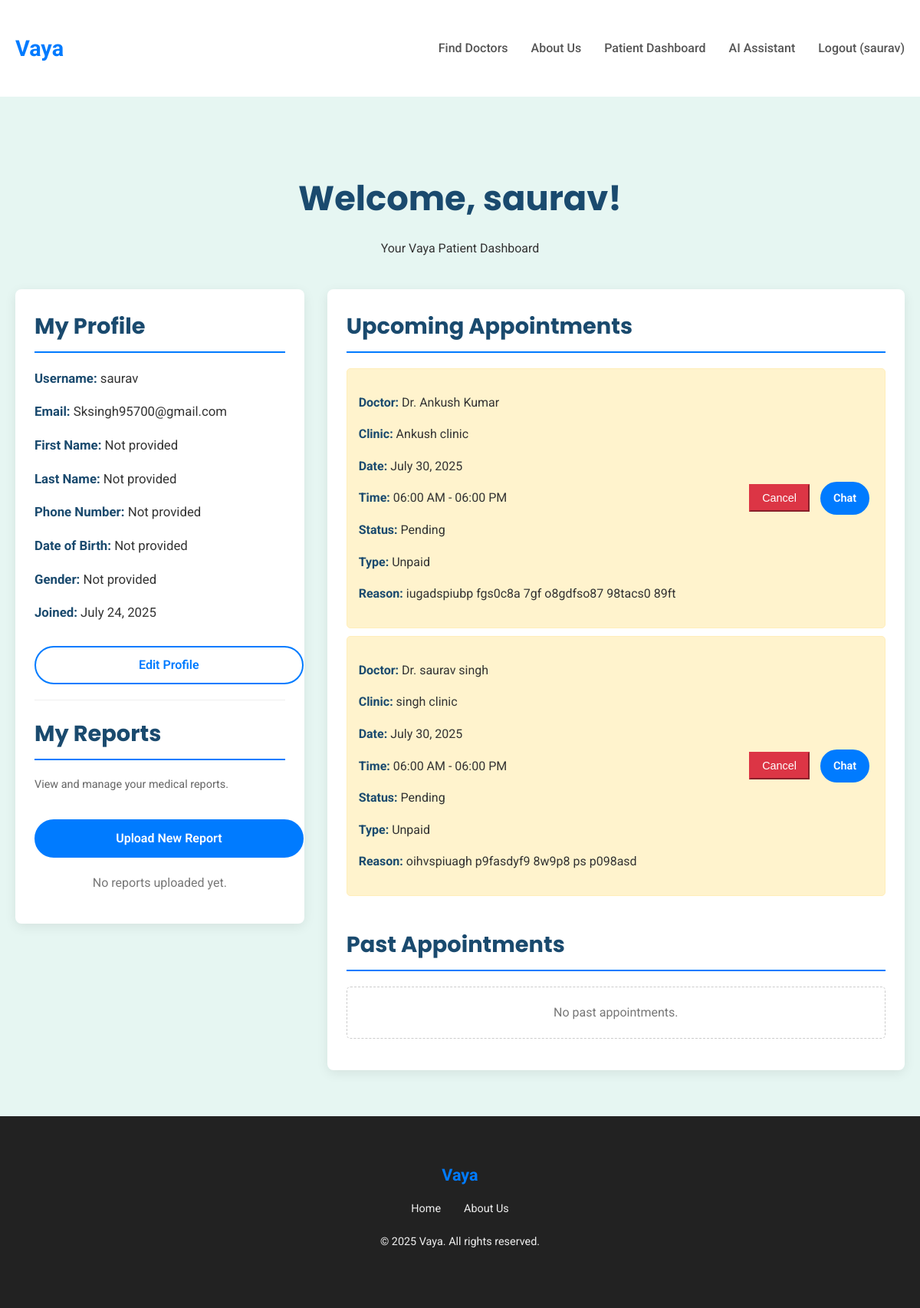
Page /accounts/dashboard/ (signed in) on the committed database.
### users/models.py (models this page shows, shortened)
class CustomUser(AbstractUser):
    phone_number = models.CharField(max_length=15, unique=True, blank=True, null=True)
    date_of_birth = models.DateField(blank=True, null=True)
    GENDER_CHOICES = [
        ('M', 'Male'),
        ('F', 'Female'),
        ('O', 'Other'),
        ('P', 'Prefer not to say'),
    ]
    gender = models.CharField(max_length=1, choices=GENDER_CHOICES, blank=True, null=True)
    groups = models.ManyToManyField(
        "auth.Group",
        verbose_name="groups",
        blank=True,
        help_text="The groups this user belongs to. A user will get all permissions granted to each of their groups.",
        related_name="customuser_set",
        related_query_name="customuser",
    )
    user_permissions = models.ManyToManyField(
        "auth.Permission",
        verbose_name="user permissions",
        blank=True,
        help_text="Specific permissions for this user.",
        related_name="customuser_set",
        related_query_name="customuser",
    )

### doctors/models.py (models this page shows, shortened)
class Appointment(models.Model):
    patient = models.ForeignKey(CustomUser, on_delete=models.CASCADE, related_name='patient_appointments')
    doctor = models.ForeignKey(Doctor, on_delete=models.CASCADE, related_name='doctor_appointments')
    appointment_slot = models.ForeignKey(DoctorSlot, on_delete=models.SET_NULL, null=True, blank=True, related_name='booked_appointments')
    appointment_date = models.DateField()
    appointment_time = models.TimeField()
    STATUS_CHOICES = [
        ('pending', 'Pending'),
        ('confirmed', 'Confirmed'),
        ('completed', 'Completed'),
        ('cancelled', 'Cancelled'),
    ]
    status = models.CharField(max_length=10, choices=STATUS_CHOICES, default='pending')
    APPOINTMENT_TYPE_CHOICES = [
        ('unpaid', 'Unpaid'),
        ('paid', 'Paid (Coming Soon!)'),
    ]
    appointment_type = models.CharField(max_length=10, choices=APPOINTMENT_TYPE_CHOICES, default='unpaid')
    reason = models.TextField(blank=True, null=True)
    created_at = models.DateTimeField(auto_now_add=True)
    class Meta:
        ordering = ['appointment_date', 'appointment_time']
        unique_together = ('doctor', 'appointment_date', 'appointment_time') # Keep this for now

class Doctor(models.Model):
    user = models.OneToOneField(CustomUser, on_delete=models.SET_NULL, null=True, blank=True, related_name='doctor_login_profile')
    full_name = models.CharField(max_length=200)
    specialties = models.ManyToManyField(Specialty, blank=True, related_name='doctors')
    clinic_name = models.CharField(max_length=200)
    clinic_address = models.TextField()
    contact_phone = models.CharField(max_length=15, unique=True)
    contact_email = models.EmailField(unique=True, blank=True, null=True)
    qualifications = models.TextField(blank=True, null=True)
    is_approved = models.BooleanField(default=False)
    created_at = models.DateTimeField(auto_now_add=True)
    working_days = models.CharField(
        max_length=100,
        blank=True,
        null=True,
        help_text="E.g., Mon-Fri, Mon,Wed,Fri, or All Weekends"
    )
    start_time = models.TimeField(blank=True, null=True)
    end_time = models.TimeField(blank=True, null=True)
    class Meta:
        ordering = ['full_name']

class DoctorSlot(models.Model):
    doctor = models.ForeignKey(Doctor, on_delete=models.CASCADE, related_name='available_slots')
    date = models.DateField()
    start_time = models.TimeField()
    end_time = models.TimeField()
    is_available = models.BooleanField(default=True)
    class Meta:
        unique_together = ('doctor', 'date', 'start_time', 'end_time')
        ordering = ['date', 'start_time']

### users/views.py (the view)
# urls.py: path('dashboard/', views.patient_dashboard, name='patient_dashboard'),
@login_required
def patient_dashboard(request):
    user = request.user
    try:
        doctor_profile = Doctor.objects.get(user=user)
        if doctor_profile.is_approved:
            return redirect('doctor_dashboard')
        else:
            messages.warning(request, "Your doctor profile is pending approval. Please wait for an administrator to approve it.")
            return redirect('landing_page')
    except Doctor.DoesNotExist:
        pass # This user is not a doctor, proceed as patient
    upcoming_appointments = Appointment.objects.filter(
        patient=user,
        status__in=['pending', 'confirmed']
    ).order_by('appointment_date', 'appointment_time')
    past_appointments = Appointment.objects.filter(
        patient=user,
        status__in=['completed', 'cancelled']
    ).order_by('-appointment_date', '-appointment_time')
    patient_reports = Report.objects.filter(patient=user).order_by('-uploaded_at')
    context = {
        'user': user,
        'upcoming_appointments': upcoming_appointments,
        'past_appointments': past_appointments,
        'patient_reports': patient_reports, # <--- Ensure this is passed to context
    }
    return render(request, 'users/patient_dashboard.html', context)

### templates/users/patient_dashboard.html (shortened to what this page needs)
{% extends 'base.html' %}
{% block content %}
    <section class="dashboard-section">
        <div class="container">
            <div class="dashboard-header">
                <h1>Welcome, {{ user.username }}!</h1>
                <p>Your Vaya Patient Dashboard</p>
            </div>
            <div class="dashboard-content">
                <div class="sidebar">
                    <h2>My Profile</h2>
                    <div class="profile-info">
                        <p><strong>Username:</strong> {{ user.username }}</p>
                        <p><strong>Email:</strong> {{ user.email|default:"Not provided" }}</p>
                        <p><strong>First Name:</strong> {{ user.first_name|default:"Not provided" }}</p>
                        <p><strong>Last Name:</strong> {{ user.last_name|default:"Not provided" }}</p>
                        <p><strong>Phone Number:</strong> {{ user.phone_number|default:"Not provided" }}</p>
                        <p><strong>Date of Birth:</strong> {{ user.date_of_birth|default:"Not provided" }}</p>
                        <p><strong>Gender:</strong> {{ user.get_gender_display|default:"Not provided" }}</p>
                        <p><strong>Joined:</strong> {{ user.date_joined|date:"F d, Y" }}</p>
                        <a href="{% url 'patient_profile_edit' %}" class="btn-secondary">Edit Profile</a>
                    </div>
                    <hr style="margin: 20px 0; border: 0; border-top: 1px solid #eee;">
                    <h2>My Reports</h2>
                    <p style="font-size: 0.9em; color: #666;">View and manage your medical reports.</p>
                    <a href="{% url 'patient_upload_report' %}" class="btn-primary">Upload New Report</a>
                    {% if patient_reports %}
                        <ul class="report-list" style="margin-top: 20px;">
                            {% for report in patient_reports %}
                                <li class="report-item">
                                    <div class="report-details">
                                        <p><strong>Title:</strong> {{ report.title }}</p>
                                        <p><strong>Date:</strong> {{ report.report_date|default:"N/A" }}</p>
                                        <p><strong>Uploaded:</strong> {{ report.uploaded_at|date:"F d, Y H:i" }}</p>
                                        {% if report.doctor %}<p><strong>Uploaded by:</strong> Dr. {{ report.doctor.full_name }}</p>{% endif %}
                                    </div>
                                    <div class="report-actions">
                                        {% if report.report_file %}
                                            <a href="{{ report.report_file.url }}" target="_blank" class="btn-download btn-primary">Download</a>
                                        {% else %}
                                            <span style="color: #888; font-size: 0.9em;">No file</span>
                                        {% endif %}
                                    </div>
                                </li>
                            {% endfor %}
                        </ul>
                    {% else %}
                        <p style="text-align: center; color: #777; margin-top: 20px;">No reports uploaded yet.</p>
                    {% endif %}
                </div>
                <div class="main-content">
                    <h2>Upcoming Appointments</h2>
                    {% if upcoming_appointments %}
                        <ul class="appointments-list">
                            {% for appointment in upcoming_appointments %}
                                <li class="appointment-item {{ appointment.status }}">
                                    <div class="appointment-details">
                                        <p><strong>Doctor:</strong> Dr. {{ appointment.doctor.full_name }}</p>
                                        <p><strong>Clinic:</strong> {{ appointment.doctor.clinic_name }}</p>
                                        <p><strong>Date:</strong> {{ appointment.appointment_date|date:"F d, Y" }}</p>
                                        <p><strong>Time:</strong>
                                            {{ appointment.appointment_time|time:"h:i A" }}
                                            {% if appointment.appointment_slot %}
                                                - {{ appointment.appointment_slot.end_time|time:"h:i A" }}
                                            {% endif %}
                                        </p>
                                        <p><strong>Status:</strong> {{ appointment.get_status_display }}</p>
                                        <p><strong>Type:</strong> {{ appointment.get_appointment_type_display }}</p>
                                        {% if appointment.reason %}<p><strong>Reason:</strong> {{ appointment.reason }}</p>{% endif %}
                                    </div>
                                    <div class="appointment-actions">
                                        {% if appointment.status == 'pending' or appointment.status == 'confirmed' %}
                                            <form action="{% url 'cancel_appointment' appointment.id %}" method="post" style="display: inline-block;">
                                                <button type="submit" class="btn-danger" style="padding: 8px 15px; font-size: 0.9em;">Cancel</button>
                                            </form>
                                            <a href="{% url 'chat_room' appointment.id %}" class="btn-primary" style="padding: 8px 15px; font-size: 0.9em; margin-left: 5px;">Chat</a>
                                        {% endif %}
                                    </div>
                                </li>
                            {% endfor %}
                        </ul>
                    {% else %}
                        <p class="no-appointments">No upcoming appointments. <a href="{% url 'doctor_list' %}">Find a doctor to book your first appointment!</a></p>
                    {% endif %}
                    <h2 style="margin-top: 40px;">Past Appointments</h2>
                    {% if past_appointments %}
                        <ul class="appointments-list">
                            {% for appointment in past_appointments %}
                                <li class="appointment-item {{ appointment.status }}">
                                    <div class="appointment-details">
                                        <p><strong>Doctor:</strong> Dr. {{ appointment.doctor.full_name }}</p>
                                        <p><strong>Clinic:</strong> {{ appointment.doctor.clinic_name }}</p>
                                        <p><strong>Date:</strong> {{ appointment.appointment_date|date:"F d, Y" }}</p>
                                        <p><strong>Time:</strong>
                                            {{ appointment.appointment_time|time:"h:i A" }}
                                            {% if appointment.appointment_slot %}
                                                - {{ appointment.appointment_slot.end_time|time:"h:i A" }}
                                            {% endif %}
                                        </p>
                                        <p><strong>Status:</strong> {{ appointment.get_status_display }}</p>
                                        <p><strong>Type:</strong> {{ appointment.get_appointment_type_display }}</p>
                                        {% if appointment.reason %}<p><strong>Reason:</strong> {{ appointment.reason }}</p>{% endif %}
                                    </div>
                                </li>
                            {% endfor %}
                        </ul>
                    {% else %}
                        <p class="no-appointments">No past appointments.</p>
                    {% endif %}
                </div>
            </div>
        </div>
    </section>
{% endblock %}

### templates/base.html (shortened to what this page needs)
<!DOCTYPE html>
<html lang="en">
<head>
</head>
<body>
    <header>
        <div class="container navbar">
            <a href="{% url 'landing_page' %}" class="logo">Vaya</a>
            <nav>
                <ul class="nav-links">
                    {% if not user.is_authenticated or not user.doctor_login_profile.is_approved %}
                        <li><a href="{% url 'doctor_list' %}">Find Doctors</a></li>
                    {% endif %}
                    <li><a href="{% url 'about_us' %}">About Us</a></li>
                    {% if user.is_authenticated %}
                        {% if user.doctor_login_profile and user.doctor_login_profile.is_approved %}
                            <li><a href="{% url 'doctor_dashboard' %}">Doctor Dashboard</a></li>
                        {% elif user.doctor_login_profile and not user.doctor_login_profile.is_approved %}
                            <li><a href="{% url 'landing_page' %}">Profile Pending</a></li>
                        {% else %}
                            <li><a href="{% url 'patient_dashboard' %}">Patient Dashboard</a></li>
                            <li><a href="{% url 'symptom_checker' %}">AI Assistant</a></li>
                        {% endif %}
                        <li><a href="{% url 'logout' %}">Logout ({{ user.username }})</a></li>
                    {% else %}
                        <li><a href="{% url 'register_clinic' %}">For Doctors</a></li>
                        <li><a href="{% url 'login' %}">Login</a></li>
                    {% endif %}
                </ul>
            </nav>
        </div>
    </header>
    {% block content %}{% endblock %}
    <footer>
        <div class="container">
            <a href="{% url 'landing_page' %}" class="logo">Vaya</a>
            <ul class="footer-links">
                <li><a href="{% url 'landing_page' %}">Home</a></li>
                <li><a href="{% url 'about_us' %}">About Us</a></li>
            </ul>
            <p>&copy; 2025 Vaya. All rights reserved.</p>
        </div>
    </footer>
</body>
</html>

### rows in the picture
CustomUser: username "saurav", email "Sksingh95700@gmail.com", first_name "Not provided", last_name "Not provided", phone_number "Not provided", date_of_birth "Not provided", gender "Not provided", date_joined "July 24, 2025"
Appointment: doctor.full_name "Ankush Kumar", doctor.clinic_name "Ankush clinic", appointment_date "July 30, 2025", appointment_time "06:00 AM", appointment_slot.end_time "06:00 PM", status "Pending", appointment_type "Unpaid", reason "iugadspiubp fgs0c8a 7gf o8gdfso87 98tacs0 89ft", shows "Cancel"
Appointment: doctor.full_name "saurav singh", doctor.clinic_name "singh clinic", appointment_date "July 30, 2025", appointment_time "06:00 AM", appointment_slot.end_time "06:00 PM", status "Pending", appointment_type "Unpaid", reason "oihvspiuagh p9fasdyf9 8w9p8 ps p098asd", shows "Cancel"
